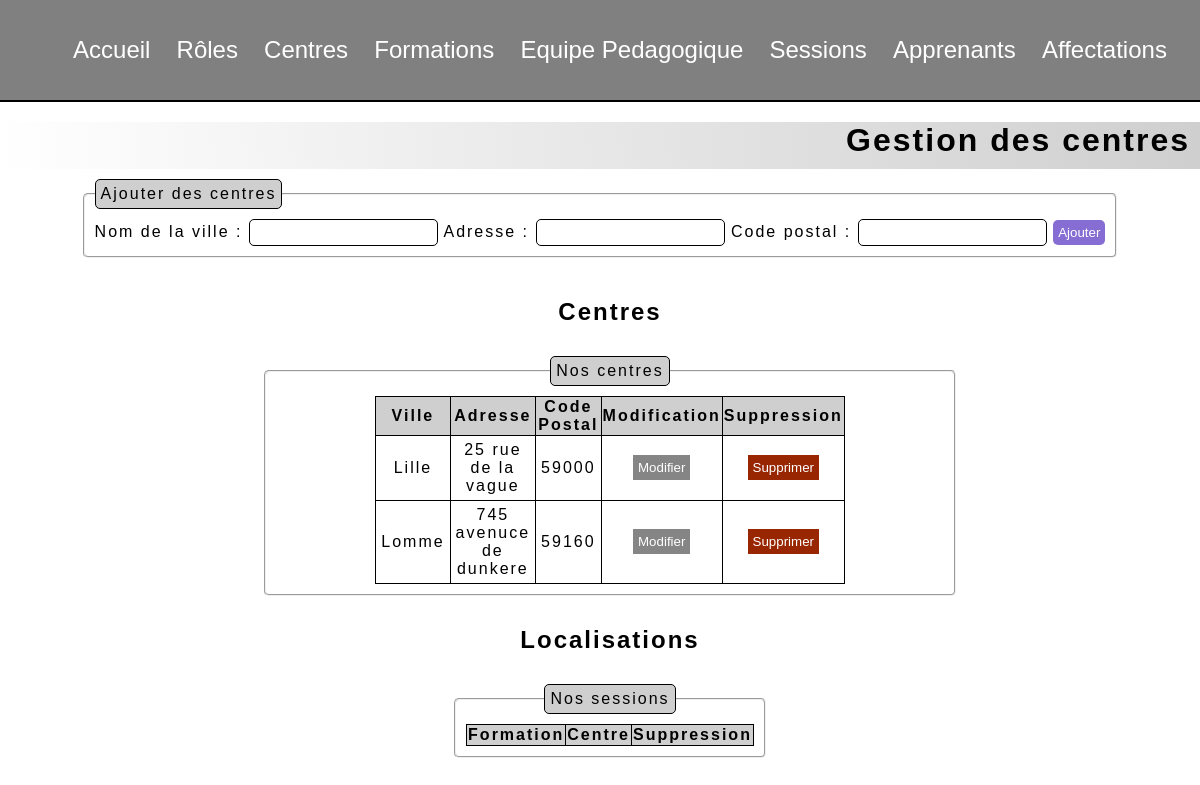
The page /php/index.php?page=centres on the database its author committed.
### tables this page shows
CREATE TABLE `centres` (
  `id_centre` int NOT NULL,
  `ville_centre` varchar(255) DEFAULT NULL,
  `adresse_centre` varchar(255) DEFAULT NULL,
  `code_postal_centre` varchar(255) DEFAULT NULL
);

### php/centres.php (the view, shortened to what this page needs)
<?php
if (isset($_GET["page"]) && $_GET["page"] == "centres") {
?>
    <main>
        <h1>Gestion des centres</h1>
        <form method="POST">
            <fieldset>
                <legend>Ajouter des centres</legend>
                <label for="villeCentre">Nom de la ville :</label>
                <input type="text" name="villeCentre" id="villeCentre">
                <label for="adresseCentre">Adresse :</label>
                <input type="text" name="adresseCentre" id="adresseCentre">
                <label for="cpCentre">Code postal :</label>
                <input type="number" name="cpCentre" id="cpCentre">
                <input type="submit" name="submitCentre" value="Ajouter">
            </fieldset>
        </form>
        <article>
            <h2>Centres</h2>
            <?php
            function affichage($table){
                return "SELECT * FROM $table";
            }
            $sql = affichage("`centres`");
            $requete = $bdd->query($sql);
            $results = $requete->fetchAll(PDO::FETCH_ASSOC);
            ?>
            <form method="POST">
                <fieldset>
                    <legend>Nos centres</legend>
                    <table>
                        <thead>
                            <tr>
                                <th>Ville</th>
                                <th>Adresse</th>
                                <th>Code Postal</th>
                                <th>Modification</th>
                                <th>Suppression</th>
                            </tr>
                        </thead>
                        <tbody>
                            <?php
                            foreach ($results as $value) {
                                echo '
                        <input type="hidden" name="idCentre' . $value['id_centre'] . '" value="' . $value['id_centre'] . '">
                        <tr>
                        <td>' . htmlspecialchars($value['ville_centre'], ENT_QUOTES, 'UTF-8') . '</td>
                        <td>' . htmlspecialchars($value['adresse_centre'], ENT_QUOTES, 'UTF-8') . '</td>
                        <td>' . htmlspecialchars($value['code_postal_centre'], ENT_QUOTES, 'UTF-8') . '</td>
                        <td><button type="button" onclick="window.location.href=\'?page=centres&type=modifier&id=' . $value['id_centre'] . '" class="modifier">Modifier</button></td>
                        <td><button type="submit" name="deleteCentre" value="' . $value['id_centre'] . '" class="supprimer">Supprimer</button></td>';
                            }
                            ?>
                        </tbody>
                    </table>
                </fieldset>
            </form>
            <h2>Localisations</h2>
            <form method="POST">
                <fieldset>
                    <legend>Nos sessions</legend>
                    <table>
                        <thead>
                            <tr>
                                <th>Formation</th>
                                <th>Centre</th>
                                <th>Suppression</th>
                            </tr>
                        </thead>
                        <?php
                    }
                        ?>
                    </table>
                </fieldset>
            </form>
        </article>
    </main>

### php/style.css (style rules this page uses)
* { font-family: Verdana, Geneva, Tahoma, sans-serif, Cochin, Georgia, Times, 'Times New Roman', serif; }
body { margin: 0; }
main { letter-spacing: 2px; margin-top: 20px; }
h1 { text-align: right; letter-spacing: 2px; margin: 0; padding: 0 10px 10px 20px; margin-top: 20px; background: rgb(207, 207, 207); background: linear-gradient(265deg, rgba(207, 207, 207, 1) 0%, rgba(255, 255, 255, 1) 100%); }
form { display: flex; align-items: center; flex-direction: column; flex-wrap: wrap; }
article { width: 100%; text-align: center; padding: 10px; }
fieldset { border-radius: 5px; width: fit-content; padding: 10px; margin: 10px; }
input, select { border-radius: 5px; padding: 5px; text-align: center; border: 1px solid black; }
legend { border: 1px solid black; border-radius: 5px; background-color: #cfcfcf; padding: 5px; }
table { border-collapse: collapse; width: 10%; margin: auto; }
thead { background-color: #cfcfcf; }
th, td { text-align: center; border: 1px solid black; border-collapse: collapse; }
td { padding: 5px; }
.supprimer { background-color: #982600; border: none; color: white; padding: 5px; cursor: pointer; }
input[type="submit"] { background-color: #856dd3; color: white; border: none; padding: 5px; cursor: pointer; }
.modifier { background-color: #858585; padding: 5px; color: white; cursor: pointer; border: none; }

### rows shown on the page
centres: ville_centre "Lille", adresse_centre "25 rue de la vague", code_postal_centre "59000", $value['id_centre'] 1 (drawn)
centres: ville_centre "Lomme", adresse_centre "745 avenuce de dunkere", code_postal_centre "59160", $value['id_centre'] 2 (drawn)
